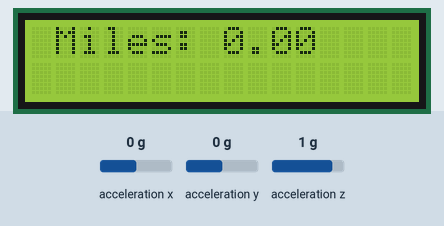
The sketch below on a simulated Arduino Uno, built for the host (arithmetic inside an expression is 32-bit, double 64-bit). On the bench: 16×2 character LCD. Inputs (shaded band) come from the test bench; at power-on: acceleration x 0 g, acceleration y 0 g, acceleration z 1 g. Storage starts empty; what the sketch prints to the serial monitor is not drawn.

Above: at 1.2 s.
1.3 s: acceleration x set to -1.4 g
At 4.0 s:
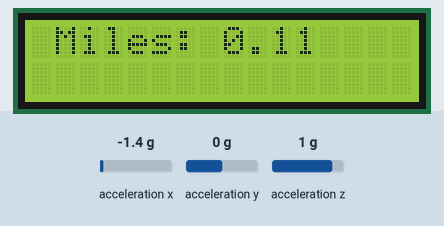
8.1 s: acceleration y set to -1.4 g
At 14.6 s:
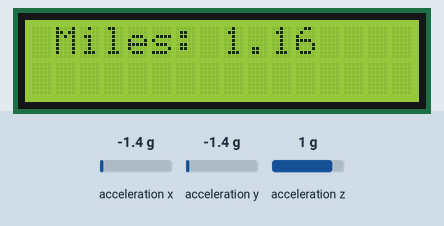
17.2 s: acceleration z set to -1.4 g
At 21.2 s:
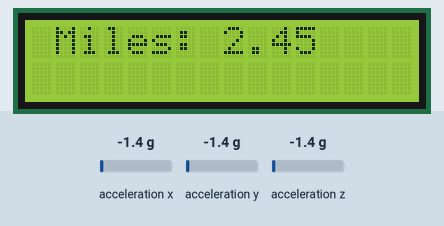
24.5 s: acceleration x set to -0.8 g
At 26.6 s:
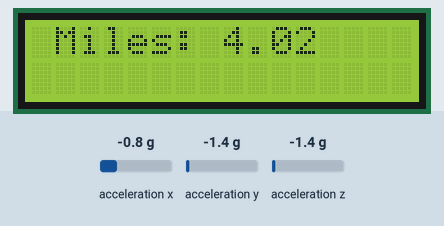
31.0 s: acceleration y set to -0.8 g
At 33.2 s:
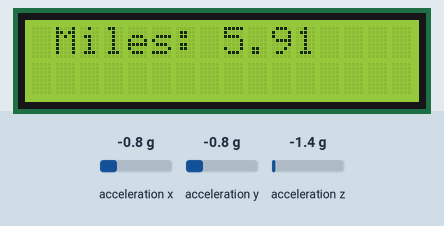
Timing chart, 0 to 34.7 s (numbered marks = the images above; inputs shaded):
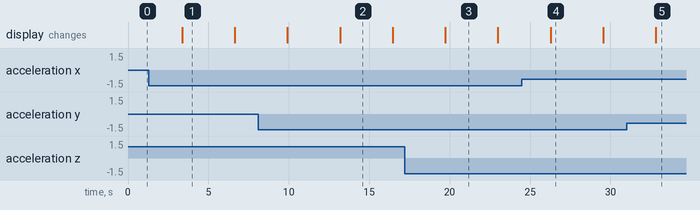

Measured:
- what the display in image 1 shows lasts 3.2 s, from 3.4 s to 6.6 s

The sketch:

New_GigGaugeSketch.ino
```cpp
#include <Wire.h>
#include <SparkFun_ADXL345.h>
#include <LiquidCrystal_I2C.h>
#include <SPI.h>
#include <SD.h>
#include <SoftwareSerial.h>


ADXL345 adxl = ADXL345();
LiquidCrystal_I2C lcd(0x27, 16, 2);

int range = 2; // Range: 2g, 4g, 8g, 16g
int CS_PIN = 10;
float ax, ay, az; // Accelerations
float vx = 0, vy = 0, vz = 0; // Velocities
float sx = 0, sy = 0, sz = 0; // Displacements
unsigned long previousTime = 0;
const float accelerationScale = 0.0039; // Scale factor for 10-bit ADXL345 readings (LSB/g)
const float g = 9.81; // Acceleration due to gravity (m/s^2)

float distanceMiles = 0.0;

const int chipSelect = 2;
const byte rxPin = 9;
const byte txPin = 8;
SoftwareSerial bluetooth(rxPin,txPin); //pins for bluetooth module rx and tx pins


void setup() {


  pinMode(rxPin, INPUT); //bluetooth receiving pin
  pinMode(txPin,OUTPUT); // bluetooth sending pin

  Serial.begin(9600);
  adxl.powerOn(); //accelerometer
  adxl.setRangeSetting(range); //accelerometer
  previousTime = millis(); //accelerometer

  bluetooth.begin(9600); //bluetooth

  lcd.init(); //lcd
  lcd.backlight();//lcd

  // Initialize SD card
  Serial.print("Initializing SD card...");
  if (!SD.begin(chipSelect)) {
    Serial.println("Initialization failed!");
    while (1);
  }
  Serial.println("Initialization done.");


}

void loop() {
  int x, y, z;
  adxl.readAccel(&x, &y, &z);

  // Convert to acceleration in m/s^2
  ax = x * accelerationScale * g;
  ay = y * accelerationScale * g;
  az = z * accelerationScale * g;

  // Get the current time
  unsigned long currentTime = millis();
  float deltaTime = (currentTime - previousTime) / 1000.0; // Time in seconds
  previousTime = currentTime;

  // Integrate acceleration to get velocity
  vx += ax * deltaTime;
  vy += ay * deltaTime;
  vz += az * deltaTime;

  // Integrate velocity to get displacement
  sx += vx * deltaTime;
  sy += vy * deltaTime;
  sz += vz * deltaTime;

  // Convert displacement to miles
  distanceMiles = sqrt(sx * sx + sy * sy + sz * sz) / 1609.34; // 1 mile = 1609.34 meters

  Serial.print("Distance traveled (miles): ");
  Serial.println(distanceMiles);
  lcd.setCursor(1,0);
  lcd.print("Miles: ");
  lcd.print(distanceMiles);
  delay(3000);

  Serial.print("X: ");
  Serial.print(x);


  Serial.print("    Y: ");
  Serial.print(y);

  Serial.print("    Z: ");
  Serial.println(z);

  delay(250);

 File dataFile = SD.open("data.txt", FILE_WRITE);

  if (dataFile) {
    dataFile.println(distanceMiles);
    dataFile.close();
    Serial.println("Data written to file.");
  } else {
    Serial.println("Error opening data.txt for writing.");
  }

 if (bluetooth.available()) {
    char data = bluetooth.read();
    Serial.print("Received: ");
    Serial.println(data);


  if (Serial.available()) {
    char data = Serial.read();
    bluetooth.write(distanceMiles);  // Send data to the smartphone
  }
  delay(5000);  // Wait before reading again
  }
}
```
